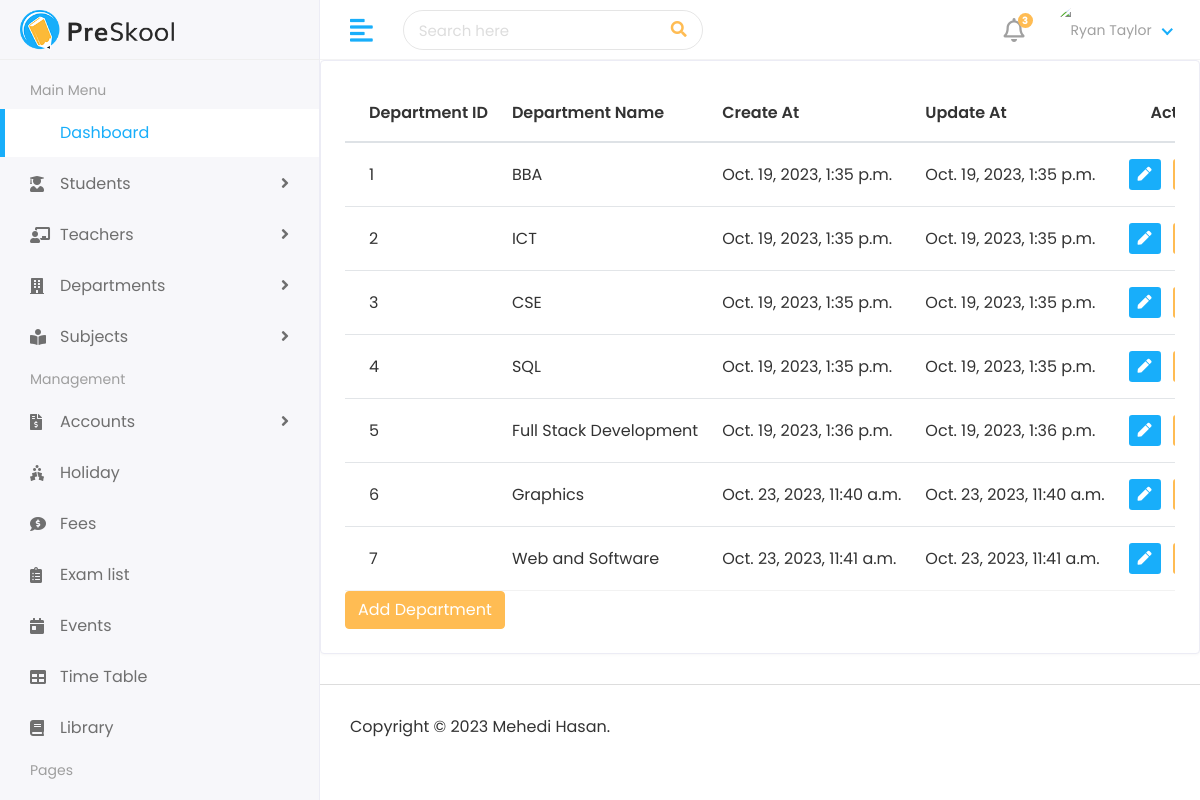
Page /department/myAdmin/department/departmentlist on the committed database.
### student/models.py (models this page shows, shortened)
class courseModel(models.Model):
    name=models.CharField(max_length=100)
    createat=models.DateTimeField(auto_now_add=True)
    updateat=models.DateTimeField(auto_now=True)

### department/views.py (the view)
# urls.py: path('myAdmin/department/departmentlist', views.departmentList,name="departmentList"),
def departmentList(request):
    department = courseModel.objects.all()
    context = {
        "department": department,
    }
    return render(request,"Departments/departmentList.html",context)

### templates/Departments/departmentList.html (shortened to what this page needs)
{% extends 'base.html' %}
{% block content %}
<div class="row">
    <div class="col-sm-12">
       <div class="card card-table">
          <div class="card-body">
             <div class="table-responsive">
                <table class="table table-hover table-center mb-0 datatable">
                   <thead>
                      <tr>
                        <th>Department ID</th>
                         <th>Department Name</th>
                         <th>Create At</th>
                         <th>Update At</th>
                         <th class="text-right">Action</th>
                      </tr>
                   </thead>
                   <tbody>
                     {% for d in  department%}
                     <tr>
                         <td>{{d.id}}</td>
                         <td>{{d.name}}</td>
                         <td>{{d.createat}}</td>
                         <td>{{d.updateat}}</td>
                         <td class="text-right">
                            <div class="actions">
                               <a href=" " class="btn btn-sm bg-success-light mr-2">
                               <i class="fas fa-pen"></i>
                               </a>
                               <a href="" class="btn btn-sm bg-danger-light">
                               </a>
                            </div>
                         </td>
                      </tr>
                      {% endfor %}
                   </tbody>
                </table>
             </div>
             <a class="btn btn-primary" href="{% url "addDepartment" %}">Add Department</a>
          </div>
       </div>
    </div>
 </div>
{% endblock %}

### static/assets/css/style.css (style rules this page uses)
html { height: 100%; }
body { background-color: #fff; color: #333; font-family: 'Poppins', sans-serif; font-size: 1rem; height: 100%; line-height: 1.5; overflow-x: hidden; }
.table { color: #333; max-width: 100%; margin-bottom: 0; width: 100%; }
.table thead tr th { font-weight: 600; }
.table tbody tr { border-bottom: 1px solid rgba(0, 0, 0, 0.05); }
.table.table-center td, .table.table-center th { vertical-align: middle; }
.card-table .card-body .table > thead > tr > th { border-top: 0; }
.card-table .card-body .table tr td:first-child, .card-table .card-body .table tr th:first-child { padding-left: 1.5rem; }
.card-table .card-body .table tr td:last-child, .card-table .card-body .table tr th:last-child { padding-right: 1.5rem; }
.card-table .table td, .card-table .table th { border-top: 1px solid #e2e5e8; padding: 1rem 0.75rem; white-space: nowrap; }
.btn-primary { background-color: #FFBC53; border: 1px solid #FFBC53; }
.card { border: 1px solid #ececf5; box-shadow: 0 1px 3px 0 rgba(0, 0, 0, 0.03); margin-bottom: 1.875rem; }
.card-body { padding: 1.5rem; }
.bg-danger-light { background-color:#FFBC53 !important; color:#fff !important; }
.bg-success-light { background-color: #18aefa; color: #fff; }

### rows in the picture
courseModel: id "1", name "BBA", createat "Oct. 19, 2023, 1:35 p.m.", updateat "Oct. 19, 2023, 1:35 p.m."
courseModel: id "2", name "ICT", createat "Oct. 19, 2023, 1:35 p.m.", updateat "Oct. 19, 2023, 1:35 p.m."
courseModel: id "3", name "CSE", createat "Oct. 19, 2023, 1:35 p.m.", updateat "Oct. 19, 2023, 1:35 p.m."
courseModel: id "4", name "SQL", createat "Oct. 19, 2023, 1:35 p.m.", updateat "Oct. 19, 2023, 1:35 p.m."
courseModel: id "5", name "Full Stack Development", createat "Oct. 19, 2023, 1:36 p.m.", updateat "Oct. 19, 2023, 1:36 p.m."
courseModel: id "6", name "Graphics", createat "Oct. 23, 2023, 11:40 a.m.", updateat "Oct. 23, 2023, 11:40 a.m."
courseModel: id "7", name "Web and Software", createat "Oct. 23, 2023, 11:41 a.m.", updateat "Oct. 23, 2023, 11:41 a.m."
